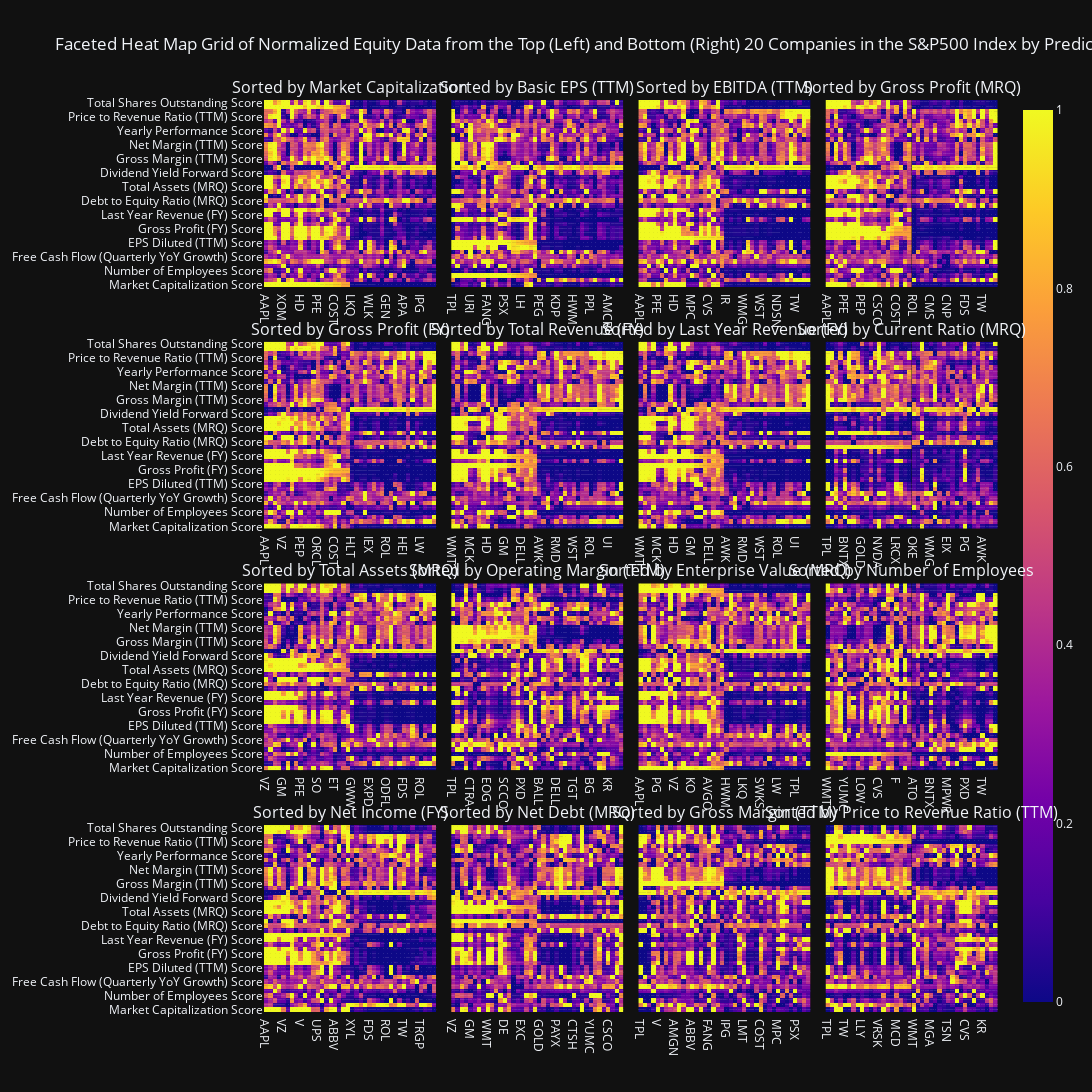

Notebook source saved alongside this figure:
### Code cell
def subplot_generator(predictors, height_reduction_factor = 8, width_multiplier = 1, horizontal_spacing= 0.02, vertical_spacing = 0.005, rows=4, cols=4):
    fig = make_subplots(
        rows=rows,
        cols=cols,
        shared_yaxes=True,
        subplot_titles = ['Sorted by ' + predictor for set in predictors for predictor in set],
        horizontal_spacing=horizontal_spacing,
        vertical_spacing=vertical_spacing,
        )
    
    def pair_construction(row: int, col: int, predictor) -> None:
        row += 1
        col += 1
        
        fig.add_trace(
        trace=viz.heatmap_plot(
        df=mega_df,
        plot_last_companies=False,
        sort_by=predictor).data[0],
        row = row,
        col = col
    )
        fig.add_trace(
        trace=viz.heatmap_plot(
        df=mega_df,
        plot_last_companies=True,
        sort_by=predictor).data[0],
        row = row,
        col = col
    )
    
    num_cols = 4
    
    for row in range(num_cols):
        for col in range(num_cols):
            pair_construction(row, col, predictors[row][col])

    height_multiplier = rows*cols - height_reduction_factor
    fig.update_layout(
        title_text=f'Faceted Heat Map Grid of Normalized Equity Data from the Top (Left) and Bottom (Right) 20 Companies in the S&P500 Index by Predictor (1 = Best, 0 = Worst)',
        template='plotly_dark',
        width=1500*width_multiplier,
        height=1500*height_multiplier)
    
    return fig

display(subplot_generator(predictors, 15, 1, vertical_spacing=0.06).show(config=config))
#large_fig_2 = subplot_generator(predictors[1], 4, vertical_spacing=0.009)
